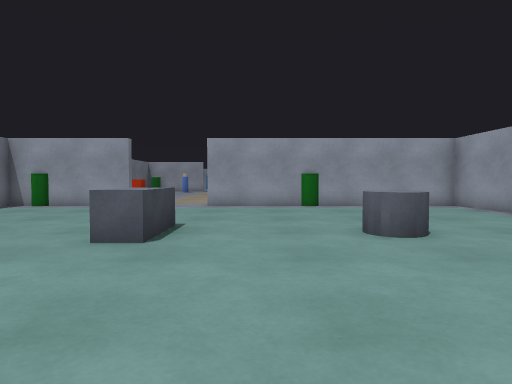
[1] (above)

16 first-person views from a walk through a Gazebo world. The camera is 0.94 m above the floor, tilts 2° down and sees 75° across. The floor is counted in squares, 1 m on a side. Each view is taken from the middle of a square. On the plan, view 1 faces up. The plan holds only what a view shows up to about 12 squares ahead; the rest is blank.

[2]
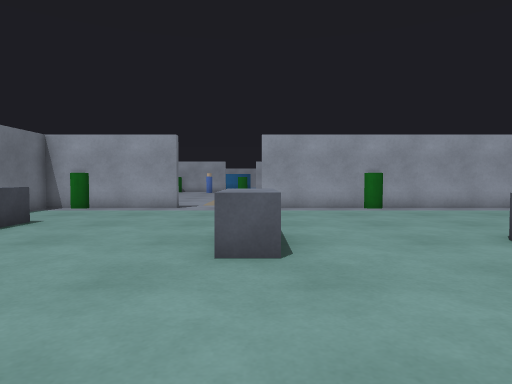

[3]
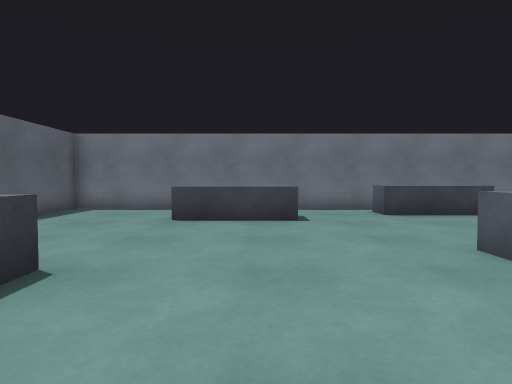

[4]
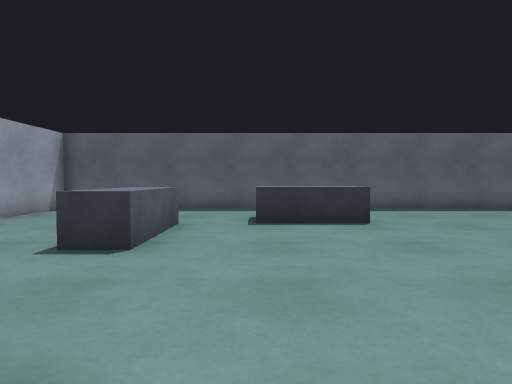

[5]
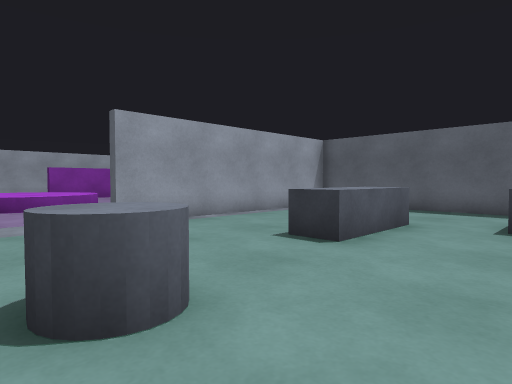

[6]
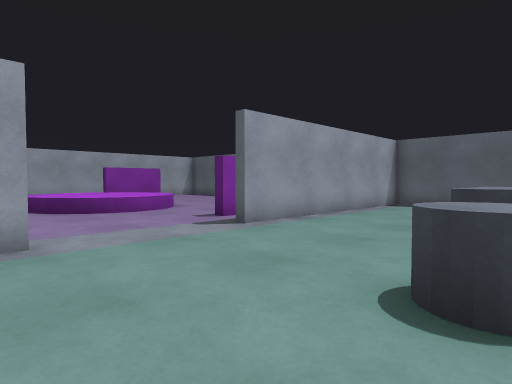

[7]
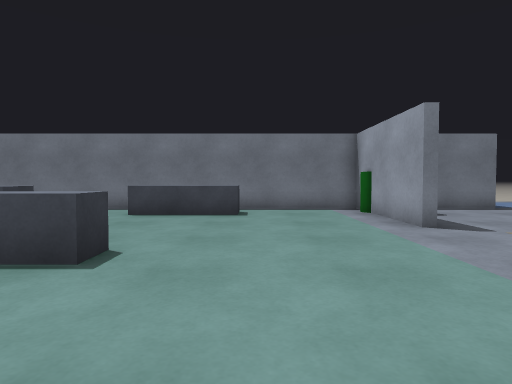

[8]
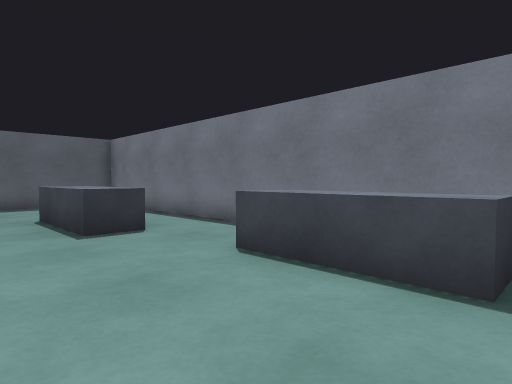

[9]
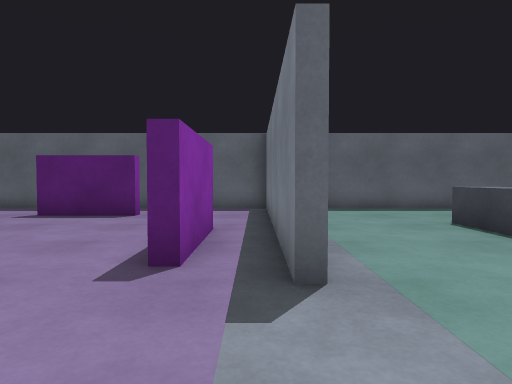

[10]
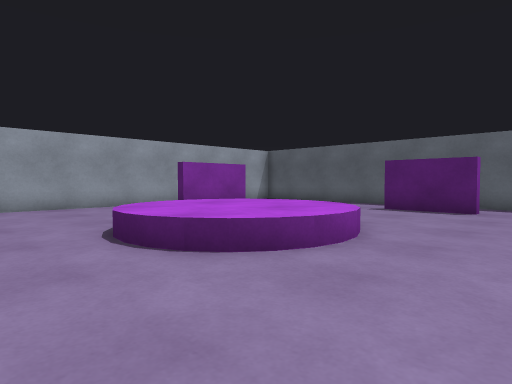

[11]
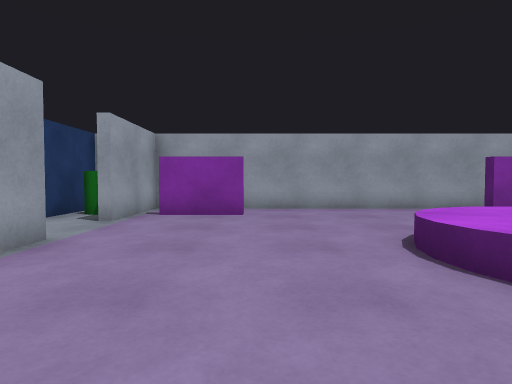

[12]
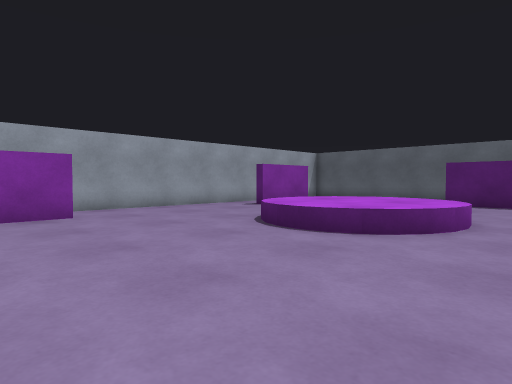

[13]
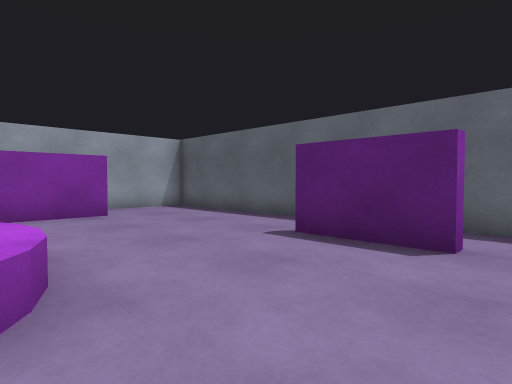

[14]
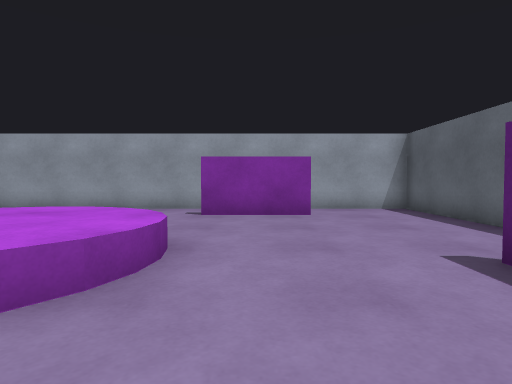

[15]
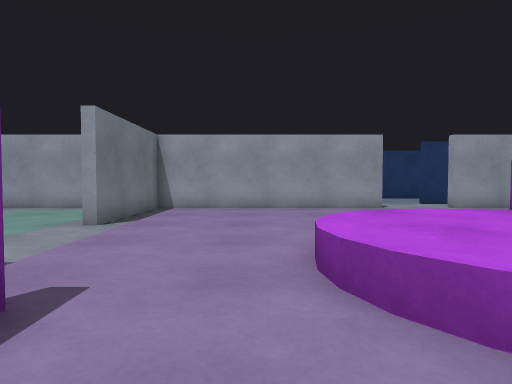

[16]
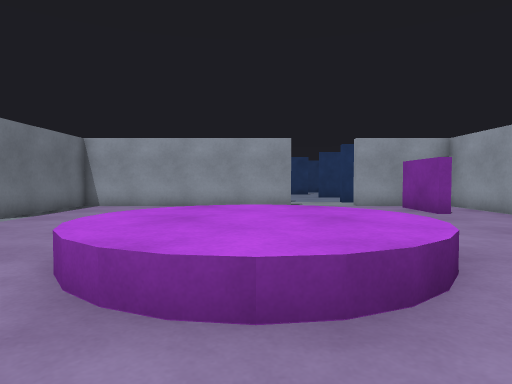

### Floor plan
Points are (right, up) in squares from view 1. A wall is a line through its corners. A room is listed if a view was taken in it or the views show most of it. See-through windows are left out.
Room 1 (views 1, 2, 3, 4, 5, 6, 7, 8)
walls: (-4.7, 12.8) (-4.7, 12.3) (-6.5, 12.3); (7.7, 8) (7.3, 8) (7.3, 12); (8.8, 0.6) (8.8, 3.4); (-8.4, 12.3) (-9.2, 12.3) (-9.2, -4) (7.3, -4) (7.3, 4); (6.8, 12.3) (-1.9, 12.3)
ways out: opening at (7.8, 6.5) to room 2; opening at (-3, 13)
objects: grey box (-8, 6) to (-7, 8); green cylinder (-8, 12) to (-8, 13); grey box (-7, 0) to (-6, 3); grey box (-2, 5) to (-2, 7); grey box (-1, -1) to (1, -1); grey cylinder (2, 6) to (3, 6); green cylinder (2, 12) to (2, 13); grey box (3, 0) to (3, 2)
Room 2 (views 9, 10, 11, 12, 13, 14, 15, 16)
walls: (8.8, 3.4) (9.2, 3.4); (19.1, 9.2) (19.1, 11.8); (7.3, 4) (7.7, 4) (7.7, -3.5); (15.4, 12.3) (12.5, 12.3); (19.1, -0.6) (19.1, 2.5) (19.5, 2.5); (11.2, -2.2) (11.2, -1.8) (13.9, -1.8); (10.5, 12.3) (7.7, 12.3) (7.7, 8); (18.5, 12.3) (17.7, 12.3) (17.7, 12.8); (7.6, -4) (21.1, -4) (21.1, 12.3)
ways out: opening at (7.8, 6.5) to room 1; opening at (16.5, 13.5)
objects: purple cylinder (12, 2) to (16, 7); green cylinder (19, 13) to (20, 14)

Positions as (right, up) in squares from view 1, and headings:
1: (0, 0), facing up
2: (-2, 1), facing up
3: (2, 2), facing left
4: (1, 7), facing down
5: (0, 7), facing down-right
6: (2, 9), facing down-right
7: (2, 9), facing left
8: (-4, 9), facing down-left
9: (8, 7), facing down
10: (9, 9), facing down-right
11: (10, 9), facing right
12: (10, 12), facing down-right
13: (10, 3), facing down-right
14: (10, 1), facing right
15: (11, 1), facing up
16: (14, 0), facing up
